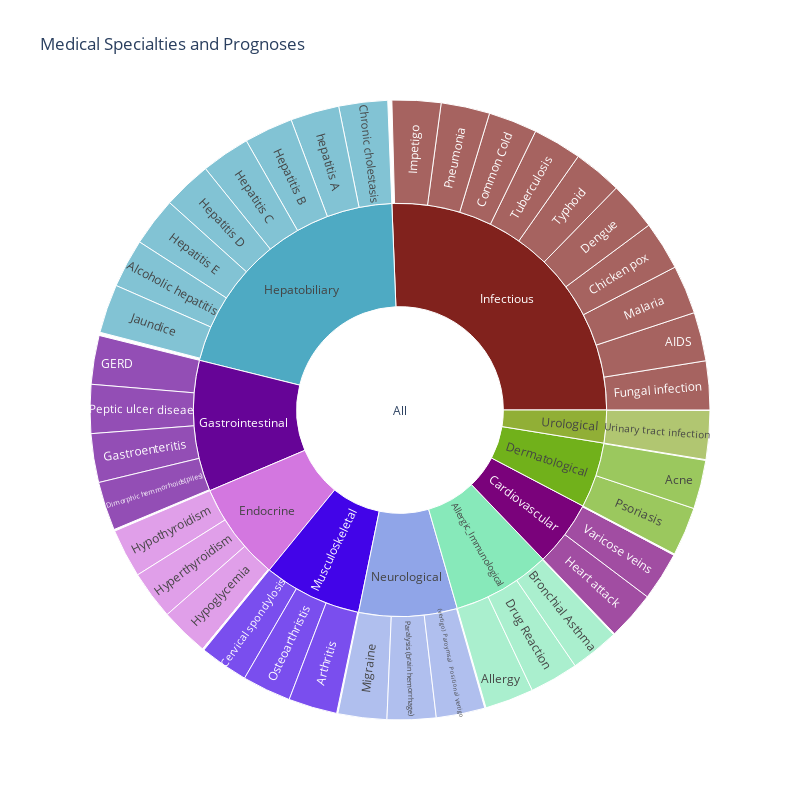

Notebook source saved alongside this figure:
### Code cell
# Create visualizer
visualizer = MedicalDiagnosisVisualizer(pipeline)

# Generate visualizations
visualizer.plot_medical_groups_sunburst()

### Figure 1 — Plotly figure (JSON) as saved in the notebook; plotly's stock layout.template omitted (floating-point values rounded to 4 significant figures)
{"data": [{"hovertemplate": "<b>%{label} </b> <br> Count: %{value}<extra></extra>", "labels": ["All", "Hepatobiliary", "Chronic cholestasis", "hepatitis A", "Hepatitis B", "Hepatitis C", "Hepatitis D", "Hepatitis E", "Alcoholic hepatitis", "Jaundice", "Infectious", "Fungal infection", "AIDS", "Malaria", "Chicken pox", "Dengue", "Typhoid", "Tuberculosis", "Common Cold", "Pneumonia", "Impetigo", "Gastrointestinal", "GERD", "Peptic ulcer diseae", "Gastroenteritis", "Dimorphic hemmorhoids(piles)", "Endocrine", "Diabetes", "Hypothyroidism", "Hyperthyroidism", "Hypoglycemia", "Cardiovascular", "Hypertension", "Heart attack", "Varicose veins", "Musculoskeletal", "Cervical spondylosis", "Osteoarthristis", "Arthritis", "Neurological", "Migraine", "Paralysis (brain hemorrhage)", "(vertigo) Paroymsal  Positional Vertigo", "Allergic_Immunological", "Allergy", "Drug Reaction", "Bronchial Asthma", "Dermatological", "Psoriasis", "Acne", "Urological", "Urinary tract infection"], "marker": {"colors": ["white", "#4eaac3", "#4eaac3", "#4eaac3", "#4eaac3", "#4eaac3", "#4eaac3", "#4eaac3", "#4eaac3", "#4eaac3", "#81221d", "#81221d", "#81221d", "#81221d", "#81221d", "#81221d", "#81221d", "#81221d", "#81221d", "#81221d", "#81221d", "#660497", "#660497", "#660497", "#660497", "#660497", "#d377e0", "#d377e0", "#d377e0", "#d377e0", "#d377e0", "#7a027b", "#7a027b", "#7a027b", "#7a027b", "#4204e8", "#4204e8", "#4204e8", "#4204e8", "#90a5e8", "#90a5e8", "#90a5e8", "#90a5e8", "#87e9ba", "#87e9ba", "#87e9ba", "#87e9ba", "#71b11b", "#71b11b", "#71b11b", "#91af36", "#91af36"]}, "parents": ["", "All", "Hepatobiliary", "Hepatobiliary", "Hepatobiliary", "Hepatobiliary", "Hepatobiliary", "Hepatobiliary", "Hepatobiliary", "Hepatobiliary", "All", "Infectious", "Infectious", "Infectious", "Infectious", "Infectious", "Infectious", "Infectious", "Infectious", "Infectious", "Infectious", "All", "Gastrointestinal", "Gastrointestinal", "Gastrointestinal", "Gastrointestinal", "All", "Endocrine", "Endocrine", "Endocrine", "Endocrine", "All", "Cardiovascular", "Cardiovascular", "Cardiovascular", "All", "Musculoskeletal", "Musculoskeletal", "Musculoskeletal", "All", "Neurological", "Neurological", "Neurological", "All", "Allergic_Immunological", "Allergic_Immunological", "Allergic_Immunological", "All", "Dermatological", "Dermatological", "All", "Urological"], "type": "sunburst", "values": [0, 8, 120, 120, 120, 120, 120, 120, 120, 120, 10, 120, 120, 120, 120, 120, 120, 120, 120, 120, 120, 4, 120, 120, 120, 120, 4, 0, 120, 120, 120, 3, 0, 120, 120, 3, 120, 120, 120, 3, 120, 120, 120, 3, 120, 120, 120, 2, 120, 120, 1, 120]}], "layout": {"height": 800, "title": {"text": "Medical Specialties and Prognoses"}, "width": 800}}
